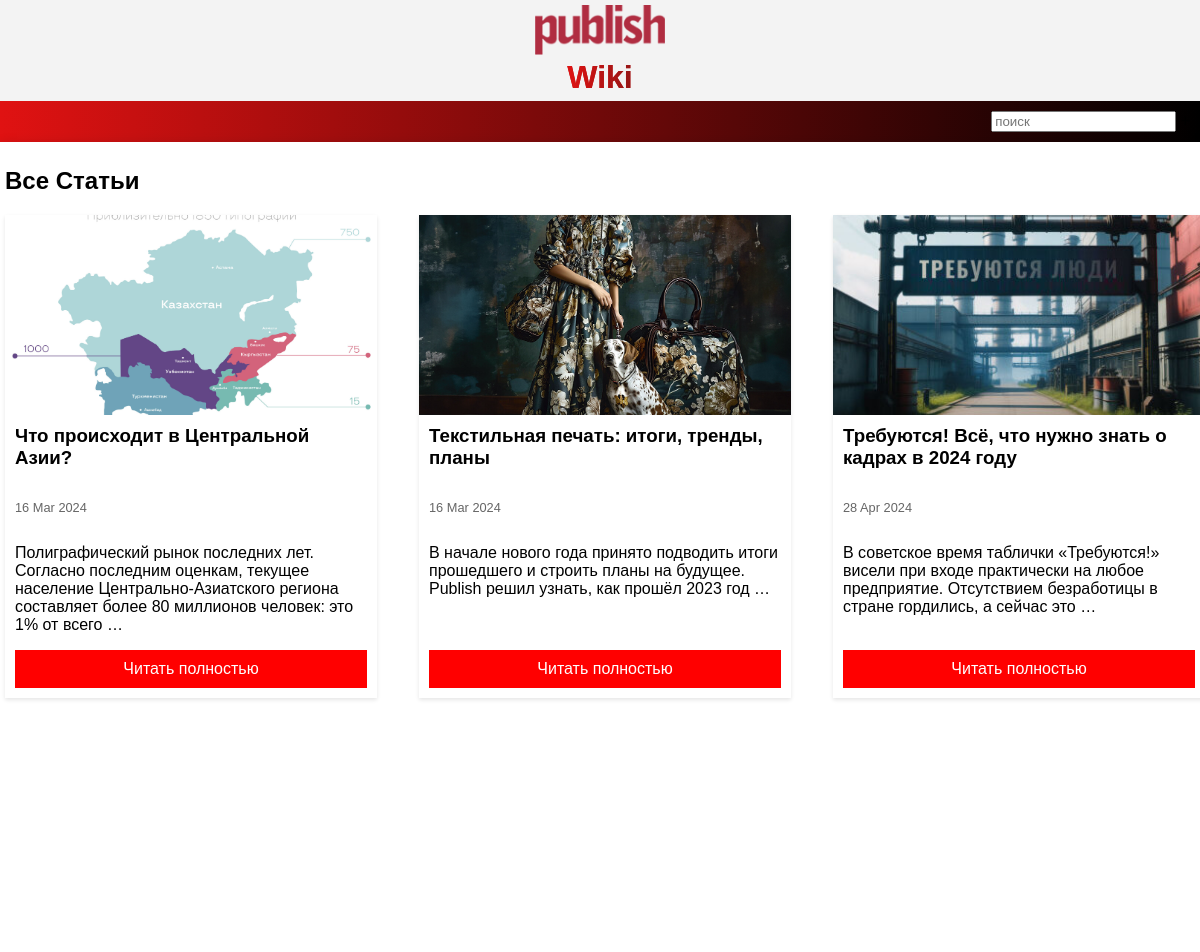
The app's page /articles/ with its own data.
### publish_app/models.py (models this page shows, shortened)
class Article(models.Model):
    title = models.CharField(max_length=255)
    content = models.TextField()
    image = models.ImageField(upload_to='article_images/', blank=True, null=True)
    created_by = models.ForeignKey(User, on_delete=models.CASCADE)
    created_at = models.DateTimeField(auto_now_add=True)
    updated_at = models.DateTimeField(auto_now=True)

### publish_app/views.py (the view)
# urls.py: path('articles/', article_list, name='article_list'),
def article_list(request):
    news = Article.objects.all()
    return render(request, 'article_list.html', {'news': news})

### templates/article_list.html (shortened to what this page needs)
{% extends 'index.html' %}
{% block content %}
<h2>Все Статьи</h2>
<ul class="news-list">
    {% for item in news %}
    <li class="news-item">
        {% if item.image %}
        <img src="{{ item.image.url }}" alt="{{ item.title }}" class="news-image">
        {% endif %}
        <div class="news-content">
            <h3 class="news-title">{{ item.title }}</h3>
            <p class="news-date">{{ item.created_at|date:"d M Y" }}</p>
            <p>{{ item.content|truncatewords:20 }}</p>
            <a href="{% url 'article_detail' pk=item.pk %}" class="news-link">Читать полностью</a>
        </div>
    </li>
    {% endfor %}
</ul>
{% endblock %}

### templates/index.html (shortened to what this page needs)
<!DOCTYPE html>
<html lang="ru">
<head>
    {% load static %}
    {% load static %}
</head>
<body>
    <div class="header">
        <a href="/"><img src="{% static 'logo.png' %}" alt="Логотип" class="logo"></a>
         <h1>
            <span class="gradient-text">Wiki</span>
        </h1>
    </div>
    <div class="nav">
            <input type="text" name="query" placeholder="поиск">
    </div>
    <div class="content">
        {% block content %}{% endblock %}
    </div>
</body>
</html>

### templates/article_list.html (style rules this page uses)
.news-list { display: flex; flex-wrap: wrap; justify-content: space-between; padding: 0; list-style: none; }
.news-item { flex: 0 1 31%; margin-bottom: 20px; box-shadow: 0 2px 4px rgba(0,0,0,0.1); display: flex; flex-direction: column; }
.news-image { width: 100%; height: 200px; object-fit: cover; }
.news-content { display: flex; flex-direction: column; flex-grow: 1; padding: 10px; }
.news-title { margin-top: 0; }
.news-date { font-size: 0.8em; color: #666; }
.news-link { align-self: stretch; text-align: center; background-color: #FF0000; color: white; text-decoration: none; padding: 10px 0; margin-top: auto; }

### records on screen
Article: image (picture), title "Что происходит в Центральной Азии?", created_at "16 Mar 2024", content "Полиграфический рынок последних лет. Согласно последним оценкам, текущее население Центрально-Азиатского региона составляет более 80 миллионов человек: это 1% от всего …"
Article: image (picture), title "Текстильная печать: итоги, тренды, планы", created_at "16 Mar 2024", content "В начале нового года принято подводить итоги прошедшего и строить планы на будущее. Publish решил узнать, как прошёл 2023 год …"
Article: image (picture), title "Требуются! Всё, что нужно знать о кадрах в 2024 году", created_at "28 Apr 2024", content "В советское время таблички «Требуются!» висели при входе практически на любое предприятие. Отсутствием безработицы в стране гордились, а сейчас это …"
